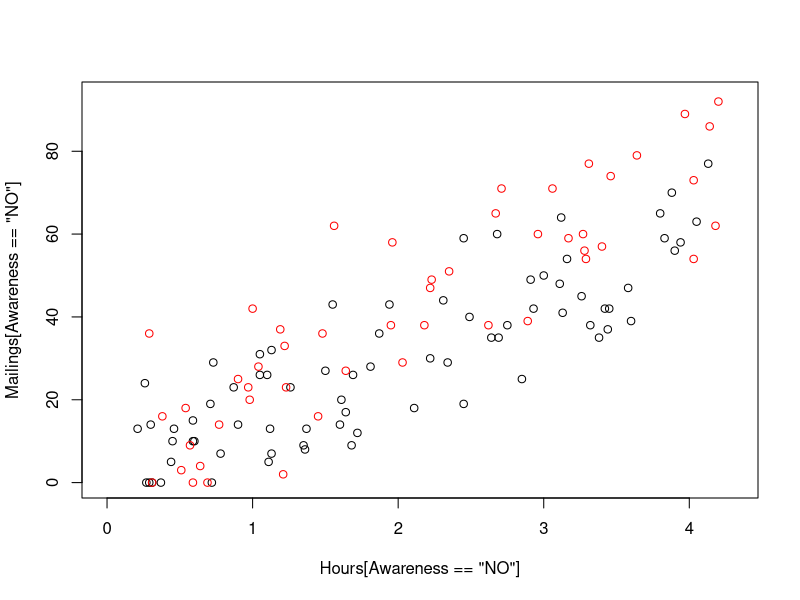
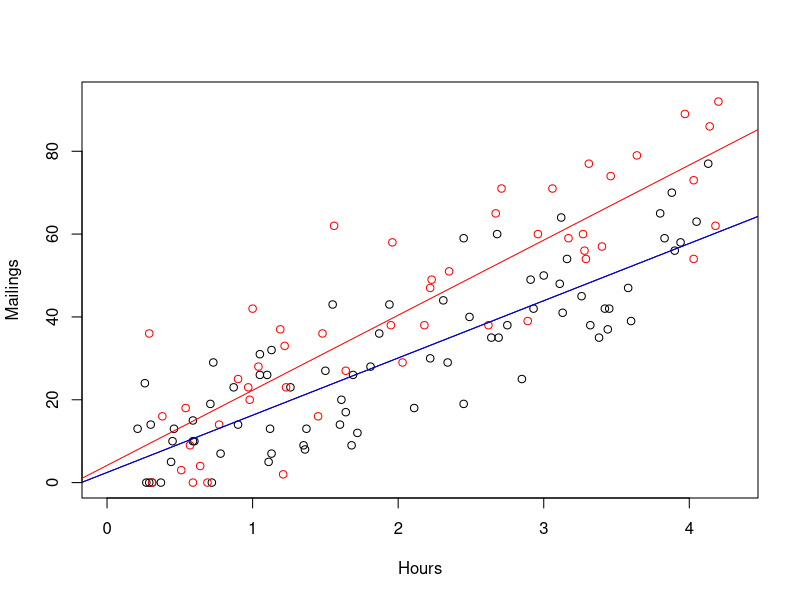

R code for these plots, in order:

### Priming
priming = read.csv("priming.csv",header=T)
attach(priming)

#1
f1 = lm(Mailings~Awareness)
summary(f1)

#2 
# Three ways of answering this question:
# Use the scatterplot to visually check confounding variables
summary(priming)
plot(Hours[Awareness=="NO"], 
     Mailings[Awareness=="NO"], 
     xlim=c(0,4.3),ylim=c(0,93))

points(Hours[Awareness=="YES"], 
       Mailings[Awareness=="YES"], 
       col="red")

# Use a regression to check if Awareness and Hours are associated
f2 = lm(Hours~Awareness)
summary(f2)
  # the R-square is 0.002242 with an F-test p-value 0.6. Awareness explains almost nothing of the variation in Hours.
  # Awareness and Hours are not associated

# Use the vif, this is equivalent to using the RSquare because VIF=1/(1-RSquare)
install.packages('car')
f4 = lm(Mailings~Awareness+Hours)
library(car) # this package contains the vif() function
vif(f4)
  # the vif is very close to 1, indicating no association between the two predictors Awareness and Hours.



#3
f3 = lm(Mailings~Hours+Awareness+Hours:Awareness)
summary(f3)
# the interaction is significant with p-value 0.0117
# both main effects should be kept in the model


#4
# When customers are already aware of the product, the effect of Hours on Mailings is larger.
# When customers are already aware of the product, the contact of sales representatives is more effective in selling the product.
# Priming can increase mailings generated by per hour of contact by 4.308, and this increase is significant with the p-value 0.0117


#5
plot(Hours[Awareness=="NO"], 
     Mailings[Awareness=="NO"], 
     xlim=c(0,4.3),ylim=c(0,93),
     xlab="Hours", ylab="Mailings")

points(Hours[Awareness=="YES"], 
       Mailings[Awareness=="YES"], 
       col="red")

abline(c(2.454, 13.821))
abline(2.454, 13.821, col = 'blue')
abline(c(2.454+1.707, 13.821+4.308),col="red")

detach(priming)


